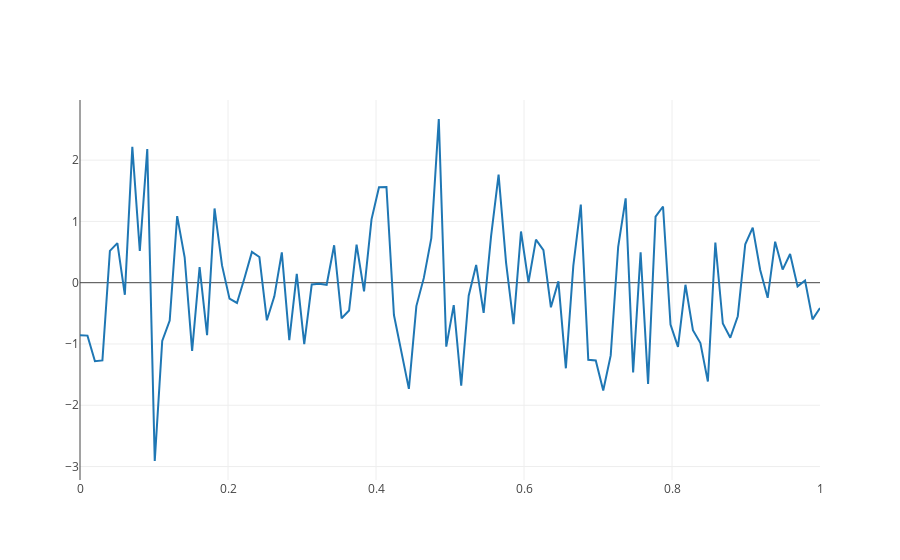

The notebook cell saved with this chart:
### Code cell
import plotly.offline as py
from plotly.offline import init_notebook_mode, iplot
import plotly.graph_objs as go
import numpy as np

init_notebook_mode(connected=True)

N = 100
random_x = np.linspace(0,1,N)
random_y = np.random.randn(N)

# Create a trace
trace = go.Scatter(
    x = random_x,
    y = random_y
)

data = [trace]

# Plot and embed in ipython notebook!
py.iplot(data, filename='basic-scatter')
